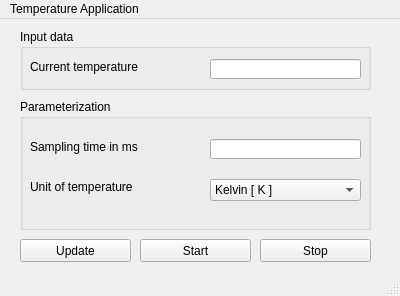
<?xml version="1.0" encoding="UTF-8"?>
<ui version="4.0">
 <class>PyGUI</class>
 <widget class="QMainWindow" name="PyGUI">
  <property name="geometry">
   <rect>
    <x>0</x>
    <y>0</y>
    <width>400</width>
    <height>296</height>
   </rect>
  </property>
  <property name="windowTitle">
   <string>MainWindow</string>
  </property>
  <widget class="QWidget" name="centralwidget">
   <widget class="QGroupBox" name="groupBox">
    <property name="enabled">
     <bool>true</bool>
    </property>
    <property name="geometry">
     <rect>
      <x>20</x>
      <y>10</y>
      <width>351</width>
      <height>61</height>
     </rect>
    </property>
    <property name="autoFillBackground">
     <bool>true</bool>
    </property>
    <property name="title">
     <string>Input data</string>
    </property>
    <property name="flat">
     <bool>false</bool>
    </property>
    <property name="checkable">
     <bool>false</bool>
    </property>
    <widget class="QLineEdit" name="temperature_ouput">
     <property name="geometry">
      <rect>
       <x>190</x>
       <y>30</y>
       <width>151</width>
       <height>20</height>
      </rect>
     </property>
     <property name="text">
      <string/>
     </property>
     <property name="readOnly">
      <bool>true</bool>
     </property>
     <property name="clearButtonEnabled">
      <bool>false</bool>
     </property>
    </widget>
    <widget class="QLabel" name="label">
     <property name="geometry">
      <rect>
       <x>10</x>
       <y>30</y>
       <width>111</width>
       <height>16</height>
      </rect>
     </property>
     <property name="text">
      <string>Current temperature</string>
     </property>
    </widget>
   </widget>
   <widget class="QGroupBox" name="groupBox_2">
    <property name="geometry">
     <rect>
      <x>20</x>
      <y>80</y>
      <width>351</width>
      <height>131</height>
     </rect>
    </property>
    <property name="autoFillBackground">
     <bool>true</bool>
    </property>
    <property name="title">
     <string>Parameterization</string>
    </property>
    <widget class="QComboBox" name="comboBox_temp_unit">
     <property name="geometry">
      <rect>
       <x>190</x>
       <y>80</y>
       <width>151</width>
       <height>22</height>
      </rect>
     </property>
     <item>
      <property name="text">
       <string>Kelvin [ K ]</string>
      </property>
     </item>
     <item>
      <property name="text">
       <string>Celsius [ °C ]</string>
      </property>
     </item>
     <item>
      <property name="text">
       <string>Fahrenheit [ °F ]</string>
      </property>
     </item>
    </widget>
    <widget class="QLineEdit" name="sampling_time_input">
     <property name="geometry">
      <rect>
       <x>190</x>
       <y>40</y>
       <width>151</width>
       <height>20</height>
      </rect>
     </property>
    </widget>
    <widget class="QLabel" name="label_2">
     <property name="geometry">
      <rect>
       <x>10</x>
       <y>40</y>
       <width>111</width>
       <height>16</height>
      </rect>
     </property>
     <property name="text">
      <string>Sampling time in ms</string>
     </property>
    </widget>
    <widget class="QLabel" name="label_3">
     <property name="geometry">
      <rect>
       <x>10</x>
       <y>80</y>
       <width>111</width>
       <height>16</height>
      </rect>
     </property>
     <property name="text">
      <string>Unit of temperature</string>
     </property>
    </widget>
    <zorder>sampling_time_input</zorder>
    <zorder>label_2</zorder>
    <zorder>label_3</zorder>
    <zorder>comboBox_temp_unit</zorder>
   </widget>
   <widget class="QPushButton" name="button_update">
    <property name="geometry">
     <rect>
      <x>20</x>
      <y>220</y>
      <width>111</width>
      <height>23</height>
     </rect>
    </property>
    <property name="text">
     <string>Update</string>
    </property>
   </widget>
   <widget class="QPushButton" name="button_start">
    <property name="geometry">
     <rect>
      <x>140</x>
      <y>220</y>
      <width>111</width>
      <height>23</height>
     </rect>
    </property>
    <property name="text">
     <string>Start</string>
    </property>
   </widget>
   <widget class="QPushButton" name="button_stop">
    <property name="geometry">
     <rect>
      <x>260</x>
      <y>220</y>
      <width>111</width>
      <height>23</height>
     </rect>
    </property>
    <property name="text">
     <string>Stop</string>
    </property>
   </widget>
   <zorder>groupBox_2</zorder>
   <zorder>groupBox</zorder>
   <zorder>button_update</zorder>
   <zorder>button_start</zorder>
   <zorder>button_stop</zorder>
  </widget>
  <widget class="QMenuBar" name="menubar">
   <property name="geometry">
    <rect>
     <x>0</x>
     <y>0</y>
     <width>400</width>
     <height>21</height>
    </rect>
   </property>
   <widget class="QMenu" name="menuApplication_by_Darren_Jonas_and_Finn">
    <property name="title">
     <string>Temperature Application</string>
    </property>
    <property name="separatorsCollapsible">
     <bool>false</bool>
    </property>
   </widget>
   <addaction name="menuApplication_by_Darren_Jonas_and_Finn"/>
  </widget>
  <widget class="QStatusBar" name="statusbar"/>
 </widget>
 <resources/>
 <connections/>
</ui>
